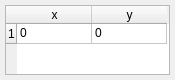
<?xml version="1.0" encoding="UTF-8"?>
<ui version="4.0">
 <class>WCursorInfo</class>
 <widget class="QWidget" name="WCursorInfo">
  <property name="geometry">
   <rect>
    <x>0</x>
    <y>0</y>
    <width>175</width>
    <height>80</height>
   </rect>
  </property>
  <property name="sizePolicy">
   <sizepolicy hsizetype="Preferred" vsizetype="Preferred">
    <horstretch>0</horstretch>
    <verstretch>0</verstretch>
   </sizepolicy>
  </property>
  <property name="windowTitle">
   <string>Cursor Info</string>
  </property>
  <layout class="QVBoxLayout" name="verticalLayout">
   <property name="leftMargin">
    <number>5</number>
   </property>
   <property name="topMargin">
    <number>5</number>
   </property>
   <property name="rightMargin">
    <number>5</number>
   </property>
   <property name="bottomMargin">
    <number>5</number>
   </property>
   <item>
    <widget class="QTableWidget" name="tableWidget">
     <attribute name="horizontalHeaderDefaultSectionSize">
      <number>75</number>
     </attribute>
     <attribute name="horizontalHeaderMinimumSectionSize">
      <number>75</number>
     </attribute>
     <attribute name="verticalHeaderDefaultSectionSize">
      <number>20</number>
     </attribute>
     <attribute name="verticalHeaderMinimumSectionSize">
      <number>20</number>
     </attribute>
     <attribute name="verticalHeaderStretchLastSection">
      <bool>false</bool>
     </attribute>
     <row>
      <property name="text">
       <string>1</string>
      </property>
     </row>
     <column>
      <property name="text">
       <string>x</string>
      </property>
     </column>
     <column>
      <property name="text">
       <string>y</string>
      </property>
     </column>
     <item row="0" column="0">
      <property name="text">
       <string>0</string>
      </property>
     </item>
     <item row="0" column="1">
      <property name="text">
       <string>0</string>
      </property>
     </item>
    </widget>
   </item>
  </layout>
 </widget>
 <resources/>
 <connections/>
</ui>
